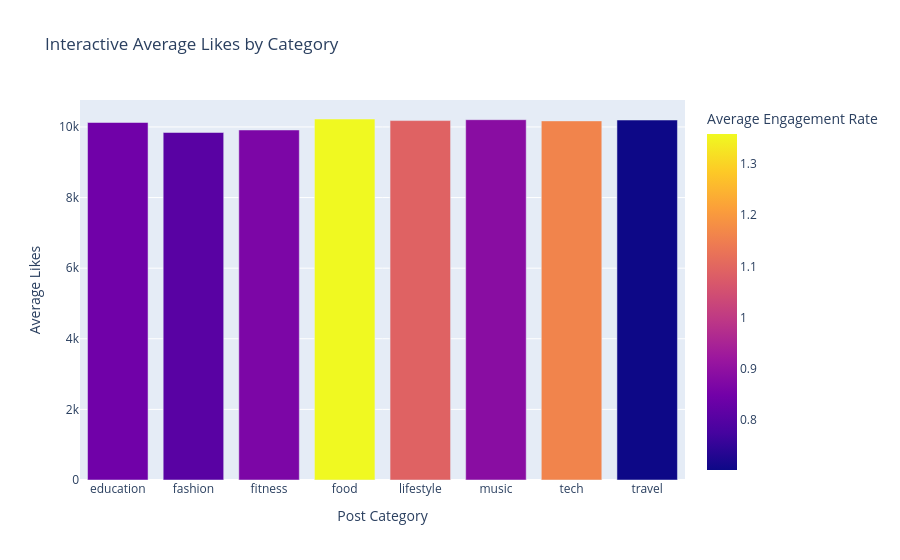

This figure's notebook cell:
### Code cell
#Plotly (Interactive)
#Interactive line chart/bar chart/bubble/scatter chart
import plotly.express as px

interactive_data = df_clean.groupby('post_category', as_index=False).agg(
    average_likes=('likes', 'mean'),
    average_engagement=('engagement_rate', 'mean')
)

fig = px.bar(
    interactive_data,
    x='post_category',
    y='average_likes',
    color='average_engagement',
    title='Interactive Average Likes by Category',
    labels={
        'post_category': 'Post Category',
        'average_likes': 'Average Likes',
        'average_engagement': 'Average Engagement Rate'
    },
    hover_data=['average_engagement']
)

fig.show()

### Figure 1 — Plotly figure (JSON) as saved in the notebook; plotly's stock layout.template omitted (floating-point values rounded to 4 significant figures)
{"data": [{"customdata": [[0.8442], [0.8071], [0.8656], [1.359], [1.091], [0.8888], [1.16], [0.7022]], "hovertemplate": "Post Category=%{x}<br>Average Likes=%{y}<br>Average Engagement Rate=%{marker.color}<extra></extra>", "legendgroup": "", "marker": {"color": [0.8442, 0.8071, 0.8656, 1.359, 1.091, 0.8888, 1.16, 0.7022], "coloraxis": "coloraxis", "pattern": {"shape": ""}}, "name": "", "orientation": "v", "showlegend": false, "textposition": "auto", "type": "bar", "x": ["education", "fashion", "fitness", "food", "lifestyle", "music", "tech", "travel"], "xaxis": "x", "y": [10130.0, 9843.0, 9915.0, 10230.0, 10180.0, 10210.0, 10170.0, 10200.0], "yaxis": "y"}], "layout": {"barmode": "relative", "coloraxis": {"colorbar": {"title": {"text": "Average Engagement Rate"}}, "colorscale": [[0, "#0d0887"], [0.1111, "#46039f"], [0.2222, "#7201a8"], [0.3333, "#9c179e"], [0.4444, "#bd3786"], [0.5556, "#d8576b"], [0.6667, "#ed7953"], [0.7778, "#fb9f3a"], [0.8889, "#fdca26"], [1, "#f0f921"]]}, "legend": {"tracegroupgap": 0}, "title": {"text": "Interactive Average Likes by Category"}, "xaxis": {"anchor": "y", "domain": [0, 1], "title": {"text": "Post Category"}}, "yaxis": {"anchor": "x", "domain": [0, 1], "title": {"text": "Average Likes"}}}}
